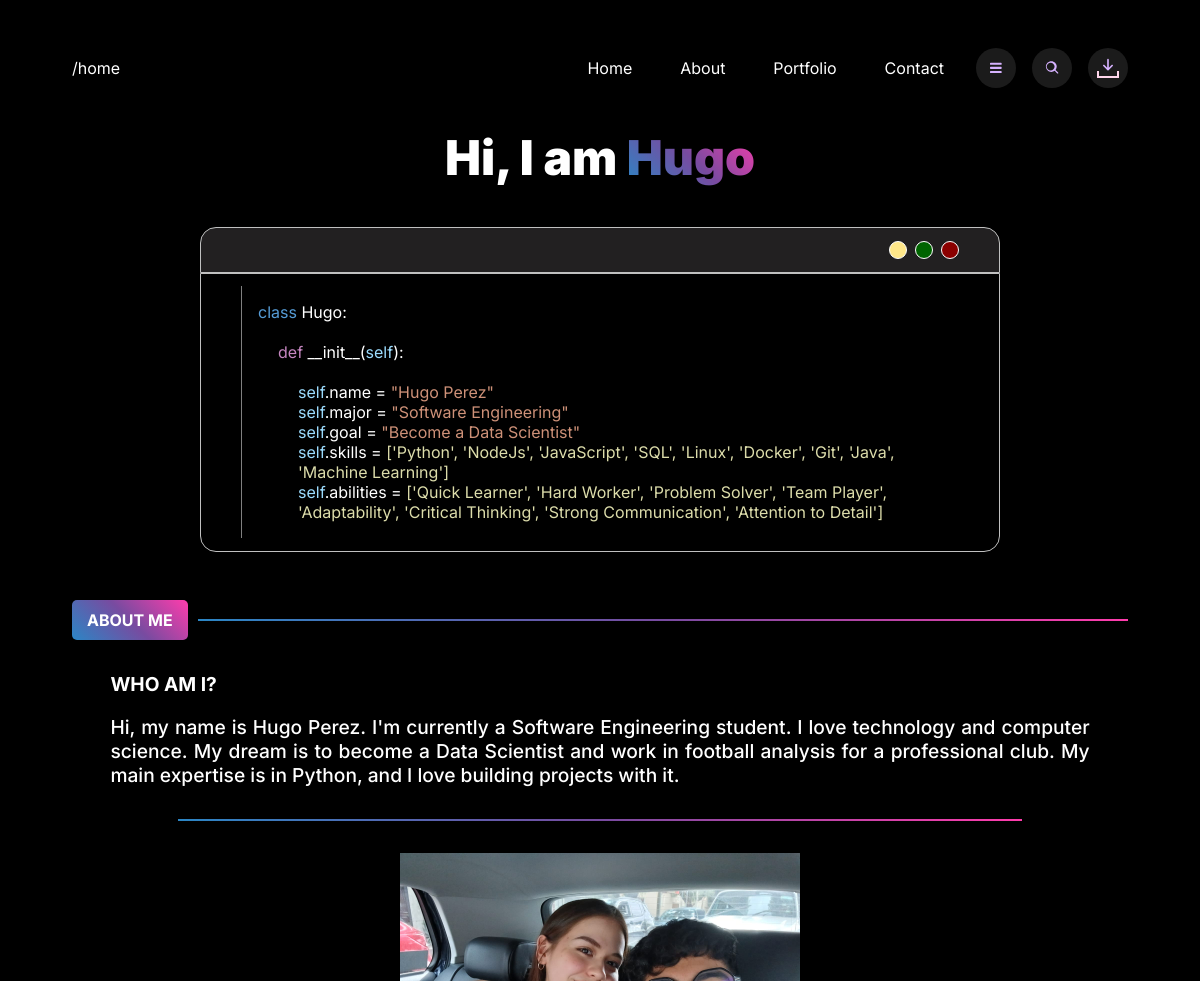
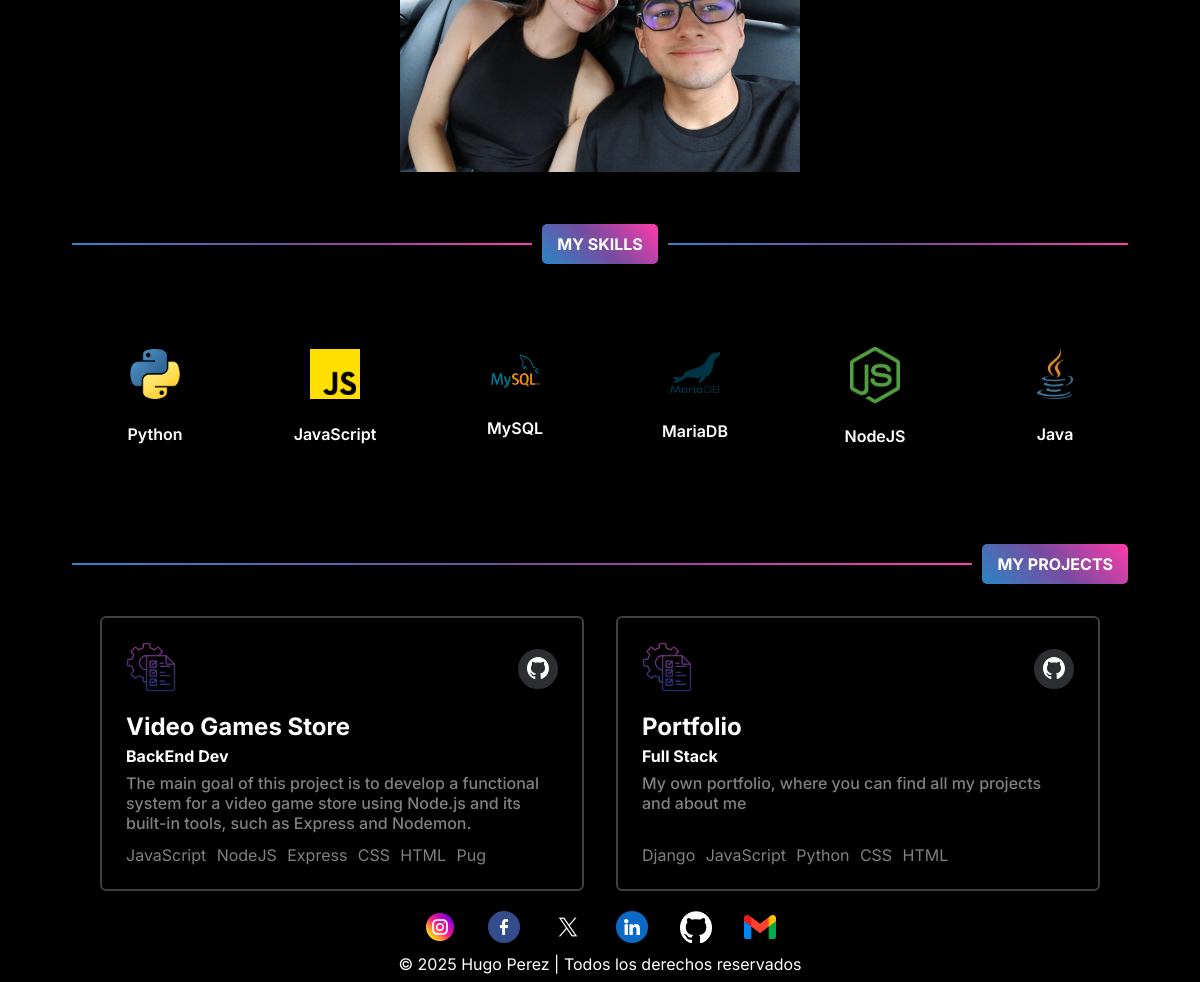
The page / on the database its author committed (2 pictures, top to bottom).
### home/models.py (models this page shows, shortened)
class SkillTag(models.Model):
    skill_name = models.CharField(max_length=30)
    skill_image = models.ImageField(upload_to='images/', default='images/code.png')

class Project(models.Model):
    name = models.CharField(max_length=250, blank=True)
    myRole = models.CharField(max_length=250, null=True, blank=True)
    tools = models.JSONField(default=list, null=True, blank=True)
    description = models.TextField(null=True, blank=True, default="No description")
    link = models.CharField(max_length=500, null=True, blank=True, default="#")

### home/views.py (the view)
# urls.py: path('', home_render, name='home'),
def home_render(request):
    context = {
        'skills' : SkillTag.objects.all(),
        'projects': Project.objects.all()
    }
    return render(request, 'home.html', context)

### home/templates/home.html (shortened to what this page needs)
{% extends 'layouts/base.html' %}
{% load static %}
{% block extra_head %}
    <link rel="stylesheet" href="{% static 'css/home.css' %}?v=={{ timestamp }}">
{% endblock %}
{% block content %}
    <div class="main__container">
        <div class="container__title">
            <h1>Hi, I am <span id="myname">Hugo</span></h1>
        </div>
        <div class="container__codepresentation">
            <div class="ide ide__top">
                <div class="window-controls">
                    <div class="btn-window minimize-btn"></div>
                    <div class="btn-window maximize-btn"></div>
                    <div class="btn-window close-btn"></div>
                </div>
            </div>
            <div class="ide ide__low">
                <div class="code-container">
                    <p><span class="class-name">class</span> Hugo:</p>
                    <br>
                    <p style="margin-left: 20px;"><span class="def">def</span> __init__(<span class="self">self</span>):
                    </p>
                    <br>
                    <p style="margin-left: 40px;"><span class="self">self</span>.name = <span class="string">"Hugo Perez"</span>
                    </p>
                    <p style="margin-left: 40px;"><span class="self">self</span>.major = <span class="string">"Software Engineering"</span>
                    </p>
                    <p style="margin-left: 40px;"><span class="self">self</span>.goal = <span class="string">"Become a Data Scientist"</span>
                    </p>
                    <p style="margin-left: 40px;"><span class="self">self</span>.skills = <span class="list">
                        ['Python', 'NodeJs', 'JavaScript', 'SQL', 'Linux', 'Docker', 'Git', 'Java', 'Machine Learning']
                    </span></p>
                    <p style="margin-left: 40px;"><span class="self">self</span>.abilities = <span class="list">
                        ['Quick Learner', 'Hard Worker', 'Problem Solver', 'Team Player', 'Adaptability',
                        'Critical Thinking', 'Strong Communication', 'Attention to Detail']
                    </span></p>
                </div>
            </div>
        </div>
    </div>
    <div class="about-me_container">
        <div class="line-section">
            <div class="title_line">ABOUT ME</div>
            <div class="line-header"></div>
        </div>
        <div class="aboutme__presentation">
            <div class="presentation">
                <h4>WHO AM I?</h4>
                <p>Hi, my name is Hugo Perez. I'm currently a Software Engineering student.
                    I love technology and computer science. My dream is to become a Data Scientist
                    and work in football analysis for a professional club. My main expertise is in Python,
                    and I love building projects with it.
                </p>
            </div>
            <div class="vertical_line"></div>
            <div class="aboutme__photo">
                <img src="{% static 'img/personal/FotoPropia.jpeg' %}" alt="Mi Foto">
            </div>
        </div>
    </div>
    <div class="skills-container">
        <div class="line-section">
            <div class="line-header right"></div>
            <div class="title_line">MY SKILLS</div>
            <div class="line-header"></div>
        </div>
        <div class="carousel-container">
            <div class="carousel-wrapper">
                <div class="carousel">
                    {% for skill in skills %}
                        <div class="carousel-item">
                            <img src="../../media/{{ skill.skill_image }}" alt="{{ skill.skill_name }}">
                            <span>{{ skill.skill_name }}</span>
                        </div>
                    {% endfor %}
                </div>
            </div>
        </div>
    </div>
    <div class="projects-section">
        <div class="line-section">
            <div class="line-header right"></div>
            <div class="title_line">MY PROJECTS</div>
        </div>
        <div class="projects-container">
            {% for project in projects %}
                <div class="project_box">
                    <div class="icon_github">
                        <div>
                            <img src="{% static 'img/icons/project_icon.png' %}" alt="Project Icon">
                        </div>
                        <div>
                            <button class="button-github-project flex-center"
                                    onclick="window.location.href='{{ project.link }}'">
                            </button>
                        </div>
                    </div>
                    <div class="project_title">
                        <div>
                            <h2>{{ project.name }}</h2>
                        </div>
                        <div>
                            <h4>{{ project.myRole }}</h4>
                        </div>
                    </div>
                    <div class="font-gray project_description">
                        <p>{{ project.description }}</p>
                    </div>
                    <div class="font-gray project_tools">
                        {% for tool in project.tools %}
                        	<p>{{ tool }}</p>
                        {% endfor %}
                    </div>
                </div>
            {% endfor %}
        </div>
    </div>
{% endblock %}

### home/templates/layouts/base.html (shortened to what this page needs)
{% load static %}
<!DOCTYPE html>
<html lang="es">
<head>
    <link rel="stylesheet" href="{% static 'css/base.css' %}?v=={{ timestamp }}">
    {% block extra_head %}{% endblock %}
</head>
<body>
<div class="body_container">
    <div class="container__flex">
        <header class="navbar">
            <div class="navbar__endpoint">
                <p><span>/{{ request.resolver_match.view_name }}</span></p>
            </div>
            <div class="navbar--links">
                <a class="item__link" href="{% url 'home' %}">Home</a>
                <a class="item__link" href="{% url 'about' %}">About</a>
                <a class="item__link" href="{% url 'portfolio' %}">Portfolio</a>
                <a class="item__link" href="{% url 'contact' %}">Contact</a>
                <button class="button__nav">
                </button>
                <button class="button__nav">
                </button>
                <button class="button__nav">
                    <span class="icon2"></span>
                </button>
            </div>
        </header>
        <main>
            {% block content %}{% endblock %}
        </main>
        <footer>
            <div class="footer-container">
                <div class="footer--socialmedia">
                    <ul class="footer_ul">
                        <li class="navbar__item">
                            <a class="item__link" href="https://www.instagram.com/hugo.pzz/">
                                <img src="{% static 'img/social_media/instagram.png' %}" alt="Instagram">
                            </a>
                        </li>
                        <li class="navbar__item">
                            <a class="item__link"
                               href="https://www.facebook.com/profile.php?id=100010710036828&locale=es_LA">
                                <img src="{% static 'img/social_media/facebook.png' %}" alt="Facebook">
                            </a>
                        </li>
                        <li class="navbar__item">
                            <a class="item__link" href="https://x.com/hugo_pzzh">
                                <img src="{% static 'img/social_media/twitter.png' %}" alt="Twitter">
                            </a>
                        </li>
                        <li class="navbar__item">
                            <a class="item__link" href="https://www.linkedin.com/in/hugo-p%C3%A9rez-ortiz/">
                                <img src="{% static 'img/social_media/linkedin.png' %}" alt="Linkedin">
                            </a>
                        </li>
                        <li class="navbar__item">
                            <a class="item__link" href="https://github.com/HugoPzo">
                                <img src="{% static 'img/social_media/github.png' %}" alt="GitHub">
                            </a>
                        </li>
                        <li class="navbar__item">
                            <a class="item__link" href="mailto:hugo.ortz.04@gmail.com?Subject=Hola%20Hugo,%20soy...">
                                <img src="{% static 'img/social_media/gmail.png' %}" alt="Gmail">
                            </a>
                        </li>
                    </ul>
                </div>
                <p class="footer-copy">&copy; 2025 Hugo Perez | Todos los derechos reservados</p>
            </div>
        </footer>
    </div>
</div>
</body>
</html>

### home/static/css/base.css (style rules this page uses)
html, body { overflow-x: hidden; }
body { font-family: "Inter", sans-serif; box-sizing: border-box; background: black; color: white; display: flex; justify-content: center; font-size: 1em; }
h1, h2, h3, h4, h5, h6, p, ul, li, div { margin: 0; padding: 0; }
main { display: flex; flex-direction: column; gap: 3em; margin-bottom: 20px; }
.body_container { max-width: 90%; margin: 0 auto; padding: 0 1em; }
.container__flex { display: flex; flex-direction: column; }
.navbar { display: flex; justify-content: space-between; align-items: center; padding: 2.5em 0; flex-wrap: wrap; }
.navbar__item { list-style: none; }
.item__link { text-decoration: none; color: white; }
.item__link img { width: 2em; }
.navbar--links { display: flex; flex-wrap: wrap; align-items: center; justify-content: space-evenly; gap: 1em; }
.navbar--links a { padding: 0.5em 1em; position: relative; text-decoration: none; color: white; font-size: 1em; transition: color 0.3s ease-in-out; }
.navbar--links a::after { content: ""; position: absolute; bottom: 0; left: 50%; width: 0%; height: 3px; background: linear-gradient(225deg, #FF3CAC 0%, #784BA0 50%, #2B86C5 100%); transition: all 0.4s ease-in-out; transform: translateX(-50%); }
.button__nav { width: 3em; height: 3em; border: none; border-radius: 50%; background-color: rgb(27, 27, 27); display: flex; flex-direction: column; align-items: center; justify-content: center; cursor: pointer; position: relative; transition-duration: .3s; box-shadow: 2px 2px 10px rgba(0, 0, 0, 0.11); }
.svgIcon { fill: rgb(214, 178, 255); }
.icon2 { width: 18px; height: 5px; border-bottom: 2px solid #ffd6eb; border-left: 2px solid #ffd6eb; border-right: 2px solid #ffd6eb; }
.footer-container { display: flex; flex-direction: column; align-items: center; justify-content: center; gap: 0.4em; }
.footer_ul { display: flex; gap: 2em; }

### rows shown on the page
SkillTag: skill_image (picture), skill_name "Python"
SkillTag: skill_image (picture), skill_name "JavaScript"
SkillTag: skill_image (picture), skill_name "MySQL"
SkillTag: skill_image (picture), skill_name "MariaDB"
SkillTag: skill_image (picture), skill_name "NodeJS"
SkillTag: skill_image (picture), skill_name "Java"
Project: name "Video Games Store", myRole "BackEnd Dev", description "The main goal of this project is to develop a functional system for a video game store using Node.js and its built-in tools, such as Express and Nodemon.", tools "JavaScript" "NodeJS" "Express" "CSS" "HTML" "Pug"
Project: name "Portfolio", myRole "Full Stack", description "My own portfolio, where you can find all my projects and about me", tools "Django" "JavaScript" "Python" "CSS" "HTML"

### other values the page prints
{{ request.resolver_match.view_name }} "home"
